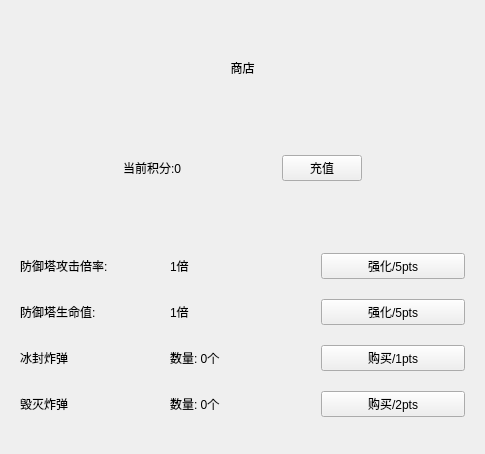
<?xml version="1.0" encoding="UTF-8"?>
<ui version="4.0">
 <class>Store</class>
 <widget class="QWidget" name="Store">
  <property name="geometry">
   <rect>
    <x>0</x>
    <y>0</y>
    <width>485</width>
    <height>454</height>
   </rect>
  </property>
  <property name="windowTitle">
   <string>Form</string>
  </property>
  <layout class="QVBoxLayout" name="verticalLayout">
   <item>
    <widget class="QWidget" name="widget_2" native="true">
     <layout class="QVBoxLayout" name="verticalLayout_2">
      <item>
       <widget class="QLabel" name="label">
        <property name="text">
         <string>商店</string>
        </property>
        <property name="alignment">
         <set>Qt::AlignCenter</set>
        </property>
       </widget>
      </item>
      <item>
       <widget class="QWidget" name="widget_3" native="true">
        <layout class="QHBoxLayout" name="horizontalLayout">
         <item>
          <spacer name="horizontalSpacer">
           <property name="orientation">
            <enum>Qt::Horizontal</enum>
           </property>
           <property name="sizeHint" stdset="0">
            <size>
             <width>40</width>
             <height>20</height>
            </size>
           </property>
          </spacer>
         </item>
         <item>
          <widget class="QLabel" name="label_pts">
           <property name="text">
            <string>当前积分:0</string>
           </property>
           <property name="alignment">
            <set>Qt::AlignCenter</set>
           </property>
          </widget>
         </item>
         <item>
          <spacer name="horizontalSpacer_2">
           <property name="orientation">
            <enum>Qt::Horizontal</enum>
           </property>
           <property name="sizeHint" stdset="0">
            <size>
             <width>40</width>
             <height>20</height>
            </size>
           </property>
          </spacer>
         </item>
         <item>
          <widget class="QPushButton" name="pushButton_5">
           <property name="text">
            <string>充值</string>
           </property>
          </widget>
         </item>
         <item>
          <spacer name="horizontalSpacer_3">
           <property name="orientation">
            <enum>Qt::Horizontal</enum>
           </property>
           <property name="sizeHint" stdset="0">
            <size>
             <width>40</width>
             <height>20</height>
            </size>
           </property>
          </spacer>
         </item>
        </layout>
       </widget>
      </item>
     </layout>
    </widget>
   </item>
   <item>
    <widget class="QWidget" name="widget" native="true">
     <layout class="QGridLayout" name="gridLayout">
      <item row="3" column="0">
       <widget class="QLabel" name="label_3">
        <property name="text">
         <string>防御塔生命值:</string>
        </property>
       </widget>
      </item>
      <item row="2" column="1">
       <widget class="QLabel" name="label_atk">
        <property name="text">
         <string>1倍</string>
        </property>
       </widget>
      </item>
      <item row="4" column="1">
       <widget class="QLabel" name="label_fb">
        <property name="text">
         <string>数量: 0个</string>
        </property>
       </widget>
      </item>
      <item row="2" column="0">
       <widget class="QLabel" name="label_2">
        <property name="text">
         <string>防御塔攻击倍率:</string>
        </property>
       </widget>
      </item>
      <item row="2" column="2">
       <widget class="QPushButton" name="pushButton">
        <property name="text">
         <string>强化/5pts</string>
        </property>
       </widget>
      </item>
      <item row="5" column="0">
       <widget class="QLabel" name="label_5">
        <property name="text">
         <string>毁灭炸弹</string>
        </property>
       </widget>
      </item>
      <item row="3" column="1">
       <widget class="QLabel" name="label_hp">
        <property name="text">
         <string>1倍</string>
        </property>
       </widget>
      </item>
      <item row="5" column="2">
       <widget class="QPushButton" name="pushButton_4">
        <property name="text">
         <string>购买/2pts</string>
        </property>
       </widget>
      </item>
      <item row="4" column="0">
       <widget class="QLabel" name="label_4">
        <property name="text">
         <string>冰封炸弹</string>
        </property>
       </widget>
      </item>
      <item row="3" column="2">
       <widget class="QPushButton" name="pushButton_2">
        <property name="text">
         <string>强化/5pts</string>
        </property>
       </widget>
      </item>
      <item row="4" column="2">
       <widget class="QPushButton" name="pushButton_3">
        <property name="text">
         <string>购买/1pts</string>
        </property>
       </widget>
      </item>
      <item row="5" column="1">
       <widget class="QLabel" name="label_b">
        <property name="text">
         <string>数量: 0个</string>
        </property>
       </widget>
      </item>
     </layout>
    </widget>
   </item>
  </layout>
 </widget>
 <resources/>
 <connections/>
</ui>
